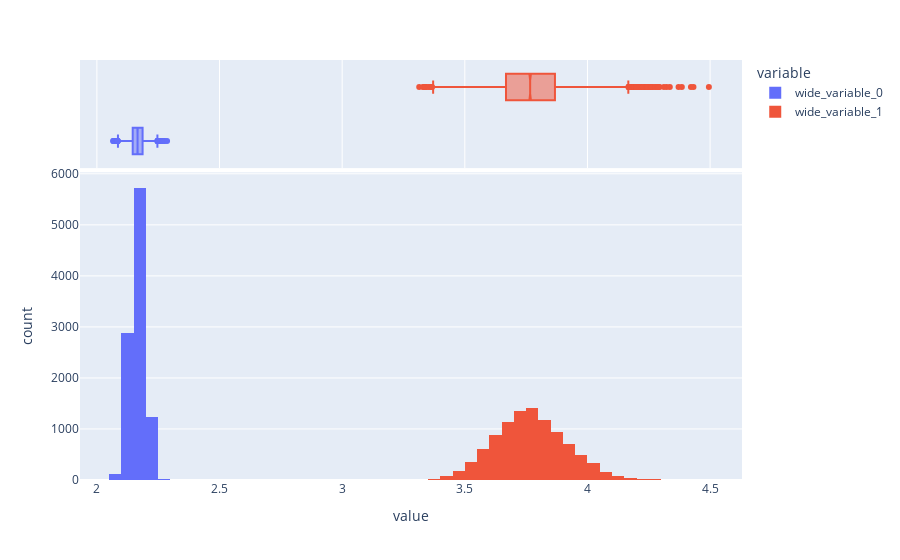

Here is the notebook cell this chart was saved with:
### Code cell
fig = px.histogram(x=[air_means,drone_means],
                   marginal="box")
fig.show()

### Figure 1 — Plotly figure (JSON) as saved in the notebook; plotly's stock layout.template omitted (floating-point values rounded to 4 significant figures; data arrays with more than 128 entries replaced by an {"elided": "..."} marker saying what was removed)
{"data": [{"alignmentgroup": "True", "bingroup": "x", "hovertemplate": "variable=wide_variable_0<br>value=%{x}<br>count=%{y}<extra></extra>", "legendgroup": "wide_variable_0", "marker": {"color": "#636efa"}, "name": "wide_variable_0", "offsetgroup": "wide_variable_0", "orientation": "v", "showlegend": true, "type": "histogram", "x": {"elided": "10000 float values"}, "xaxis": "x", "yaxis": "y"}, {"alignmentgroup": "True", "hovertemplate": "variable=wide_variable_0<br>value=%{x}<extra></extra>", "legendgroup": "wide_variable_0", "marker": {"color": "#636efa"}, "name": "wide_variable_0", "notched": true, "offsetgroup": "wide_variable_0", "showlegend": false, "type": "box", "x": {"elided": "10000 float values"}, "xaxis": "x2", "yaxis": "y2"}, {"alignmentgroup": "True", "bingroup": "x", "hovertemplate": "variable=wide_variable_1<br>value=%{x}<br>count=%{y}<extra></extra>", "legendgroup": "wide_variable_1", "marker": {"color": "#EF553B"}, "name": "wide_variable_1", "offsetgroup": "wide_variable_1", "orientation": "v", "showlegend": true, "type": "histogram", "x": {"elided": "10000 float values"}, "xaxis": "x", "yaxis": "y"}, {"alignmentgroup": "True", "hovertemplate": "variable=wide_variable_1<br>value=%{x}<extra></extra>", "legendgroup": "wide_variable_1", "marker": {"color": "#EF553B"}, "name": "wide_variable_1", "notched": true, "offsetgroup": "wide_variable_1", "showlegend": false, "type": "box", "x": {"elided": "10000 float values"}, "xaxis": "x2", "yaxis": "y2"}], "layout": {"barmode": "relative", "legend": {"title": {"text": "variable"}, "tracegroupgap": 0}, "margin": {"t": 60}, "xaxis": {"anchor": "y", "domain": [0, 1], "title": {"text": "value"}}, "xaxis2": {"anchor": "y2", "domain": [0, 1], "matches": "x", "showgrid": true, "showticklabels": false}, "yaxis": {"anchor": "x", "domain": [0, 0.7326], "title": {"text": "count"}}, "yaxis2": {"anchor": "x2", "domain": [0.7426, 1], "matches": "y2", "showgrid": false, "showline": false, "showticklabels": false, "ticks": ""}}}
